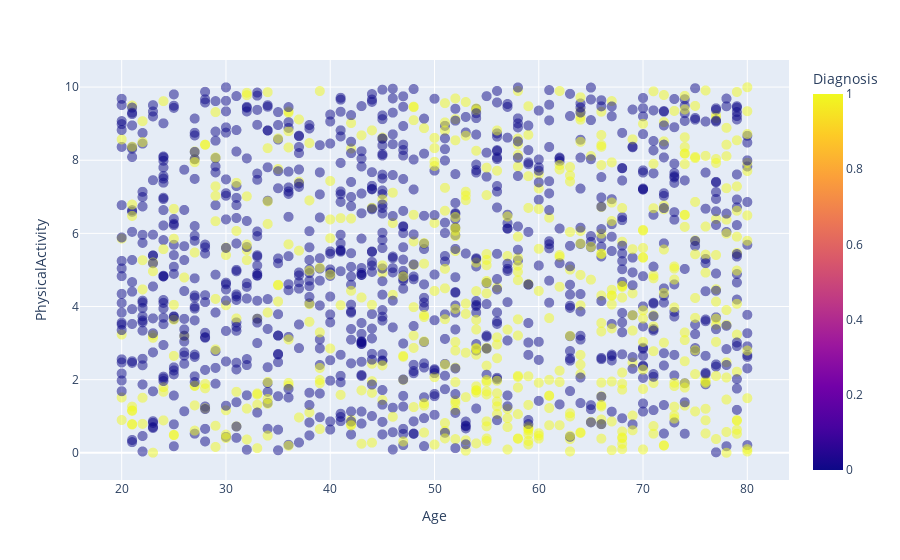

The notebook cell this image was saved under:
### Code cell
fig = px.scatter(df, x="Age", y="PhysicalActivity",\
                 color="Diagnosis", color_discrete_sequence=px.colors.qualitative.Alphabet, \
                opacity = 0.5)

fig.update_traces(marker={'size':10})
fig.show()

### Figure 1 — Plotly figure (JSON) as saved in the notebook; plotly's stock layout.template omitted (floating-point values rounded to 4 significant figures; data arrays with more than 128 entries replaced by an {"elided": "..."} marker saying what was removed)
{"data": [{"hovertemplate": "Age=%{x}<br>PhysicalActivity=%{y}<br>Diagnosis=%{marker.color}<extra></extra>", "legendgroup": "", "marker": {"color": {"elided": "1500 int values"}, "coloraxis": "coloraxis", "opacity": 0.5, "size": 10, "symbol": "circle"}, "mode": "markers", "name": "", "showlegend": false, "type": "scattergl", "x": {"elided": "1500 int values"}, "xaxis": "x", "y": {"elided": "1500 float values"}, "yaxis": "y"}], "layout": {"autosize": true, "coloraxis": {"colorbar": {"title": {"text": "Diagnosis"}}, "colorscale": [[0, "#0d0887"], [0.1111, "#46039f"], [0.2222, "#7201a8"], [0.3333, "#9c179e"], [0.4444, "#bd3786"], [0.5556, "#d8576b"], [0.6667, "#ed7953"], [0.7778, "#fb9f3a"], [0.8889, "#fdca26"], [1, "#f0f921"]]}, "legend": {"tracegroupgap": 0}, "margin": {"t": 60}, "xaxis": {"anchor": "y", "autorange": true, "domain": [0, 1], "range": [16.15, 83.85], "title": {"text": "Age"}, "type": "linear"}, "yaxis": {"anchor": "x", "autorange": true, "domain": [0, 1], "range": [-0.9268, 10.92], "title": {"text": "PhysicalActivity"}, "type": "linear"}}}
